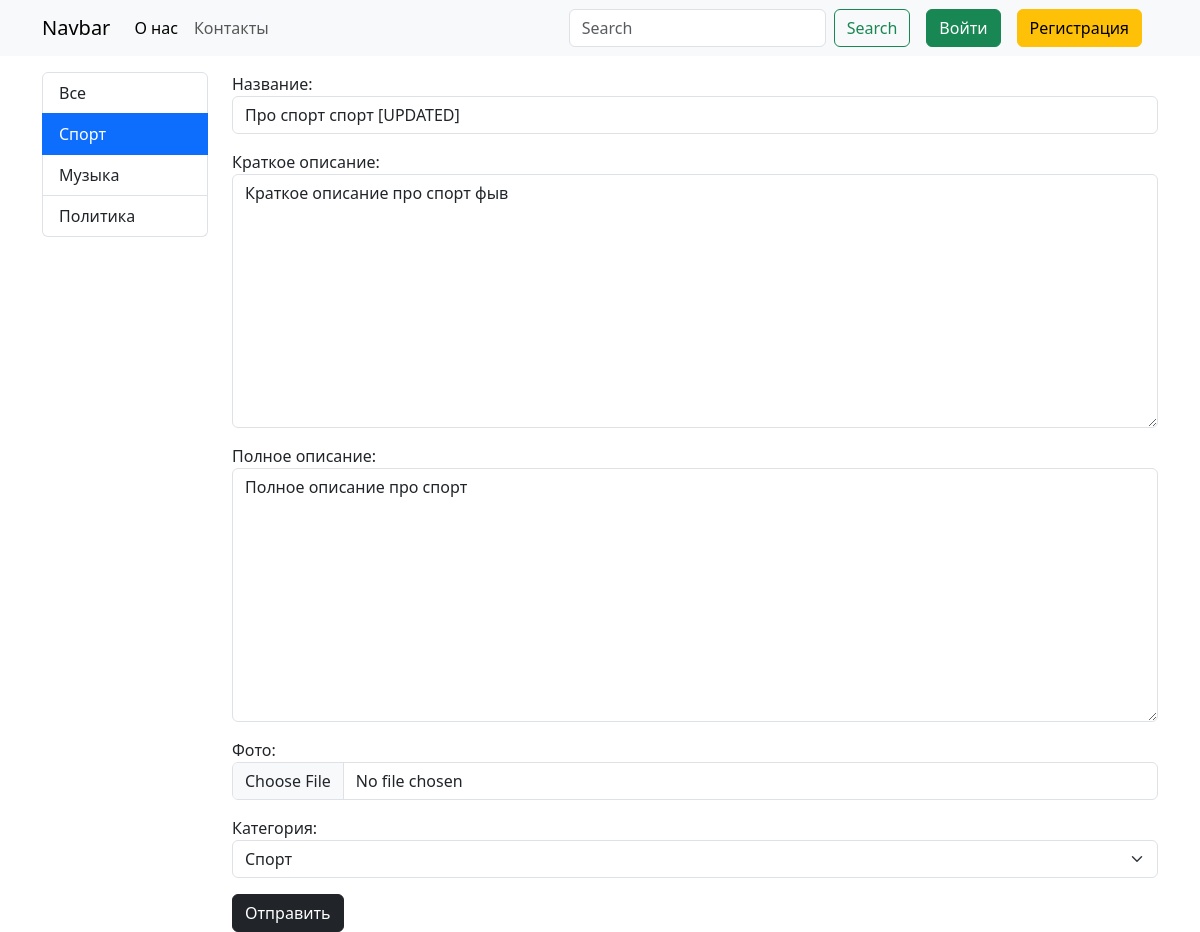
/articles/1/update/, run on the app's committed database.
### core/models.py (models this page shows, shortened)
class Category(models.Model):
    title = models.CharField(max_length=100, verbose_name='Название')
    def __str__(self):
        return self.title
    class Meta:
        verbose_name = 'Категория'  # Отображение названия модели в единственном числе
        verbose_name_plural = 'Категории'  # Отображение названия модели в можественном числе

class Article(models.Model):
    title = models.CharField(max_length=50, verbose_name='Название', unique=True)
    short_description = models.TextField(max_length=150, verbose_name='Краткое описание')
    full_description = models.TextField(verbose_name='Полное описание')
    image = models.ImageField(verbose_name='Фото', upload_to='articles/', blank=True, null=True)
    views = models.PositiveSmallIntegerField(default=0, verbose_name='Просмотры')
    created_at = models.DateTimeField(auto_now_add=True)
    updated_at = models.DateTimeField(auto_now=True)
    author = models.ForeignKey(User, on_delete=models.CASCADE, verbose_name='Автор')
    category = models.ForeignKey(Category, on_delete=models.CASCADE, verbose_name='Категория')
    class Meta:
        verbose_name = 'Статья'
        verbose_name_plural = 'Статьи'

### core/views.py (the view)
# urls.py: path('articles/<int:pk>/update/', views.UpdateArticleView.as_view(), name='update'),
class UpdateArticleView(UpdateView):
    model = Article
    template_name = 'core/article_form.html'
    form_class = ArticleForm

### core/forms.py
class ArticleForm(forms.ModelForm):
    class Meta:
        model = Article
        fields = ['title', 'short_description', 'full_description', 'image', 'category']
        widgets = {
            'title': forms.TextInput(attrs={
                'class': 'form-control'
            }),
            'short_description': forms.Textarea(attrs={
                'class': 'form-control'
            }),
            'full_description': forms.Textarea(attrs={
                'class': 'form-control'
            }),
            'image': forms.FileInput(attrs={
                'class': 'form-control'
            }),
            'category': forms.Select(attrs={
                'class': 'form-select'
            })
        }

### core/templatetags/custom_tags.py (called while the page is built)
@register.simple_tag()
def get_categories():
    return Category.objects.all()

@register.simple_tag()
def is_category_current(request, category_id):
    return str(category_id) in request.path

### core/templates/core/article_form.html (shortened to what this page needs)
{% extends 'base.html' %}
{% block content %}
<form action="" method="post" enctype="multipart/form-data">
    {{ form.as_p }}
    <button class="btn btn-dark">Отправить</button>
</form>
{% endblock %}

### templates/components/_sidebar.html
{% load custom_tags %}
{% get_categories as categories %}
<div class="list-group">
  <a href="{% url 'home' %}"
     class="list-group-item list-group-item-action {% if request.path == '/' %}active{% endif %}">Все</a>
  {% for category in categories %}
  {% is_category_current request=request category_id=category.pk as is_current %}
  <a href="{% url 'category_articles' category.pk %}"
     class="list-group-item list-group-item-action {% if is_current %}active{% endif %}">{{ category.title }}</a>
  {% endfor %}
</div>

### data on the page
Category: title "Спорт"
Category: title "Музыка"
Category: title "Политика"
Article: title "Про спорт спорт [UPDATED]", short_description "Краткое описание про спорт фыв", full_description "Полное описание про спорт", category "Спорт"
